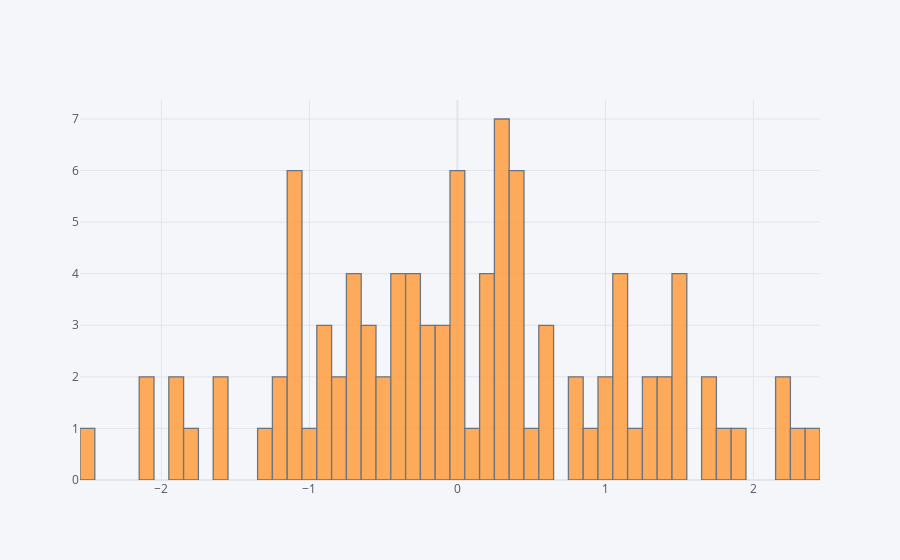

Here is the notebook cell this chart was saved with:
### Code cell
df['A'].iplot(kind = 'hist',bins = 50)

### Figure 1 — Plotly figure (JSON) as saved in the notebook; plotly's stock layout.template omitted (floating-point values rounded to 4 significant figures)
{"data": [{"histfunc": "count", "histnorm": "", "marker": {"color": "rgba(255, 153, 51, 1.0)", "line": {"color": "#4D5663", "width": 1.3}}, "name": "A", "nbinsx": 50, "opacity": 0.8, "orientation": "v", "type": "histogram", "x": [-1.265, 1.144, -1.059, 1.85, 1.546, 0.3345, -0.2087, -1.086, -1.883, 0.2257, -0.1487, 1.81, 1.085, -0.4585, 0.6124, 0.3754, 0.913, 1.448, 0.3793, 0.02549, -0.153, 2.244, -0.923, 0.4944, 0.3263, 0.4396, 0.6295, -0.7268, -2.138, -1.079, 1.499, -0.2712, 0.1014, -1.761, 1.462, 1.373, -0.2801, 0.2718, 0.01497, -0.04409, -0.469, 1.195, -1.207, 1.659, 0.2848, -2.091, 1.675, 0.4378, -1.557, 0.2192, -0.9896, 0.4075, -0.114, -0.4189, 0.02239, -0.1922, -0.917, -0.04698, -0.67, -0.6661, -0.7557, 1.265, 1.278, -0.9126, -0.2633, -1.855, -0.7391, -0.3837, 2.373, 0.1558, 0.2744, 1.538, 1.016, 2.166, -1.089, 0.2343, 1.086, -0.1199, 0.4409, -0.4109, 0.2707, 0.9589, 1.079, 0.5676, 0.2713, 2.304, -1.639, -1.064, -1.116, -0.6035, -0.3897, -0.6161, -1.234, -0.3123, 0.7538, -0.004508, -0.8194, 0.8156, -2.5, -0.6474]}], "layout": {"barmode": "overlay", "legend": {"bgcolor": "#F5F6F9", "font": {"color": "#4D5663"}}, "paper_bgcolor": "#F5F6F9", "plot_bgcolor": "#F5F6F9", "title": {"font": {"color": "#4D5663"}}, "xaxis": {"gridcolor": "#E1E5ED", "showgrid": true, "tickfont": {"color": "#4D5663"}, "title": {"font": {"color": "#4D5663"}, "text": ""}, "zerolinecolor": "#E1E5ED"}, "yaxis": {"gridcolor": "#E1E5ED", "showgrid": true, "tickfont": {"color": "#4D5663"}, "title": {"font": {"color": "#4D5663"}, "text": ""}, "zerolinecolor": "#E1E5ED"}}}
